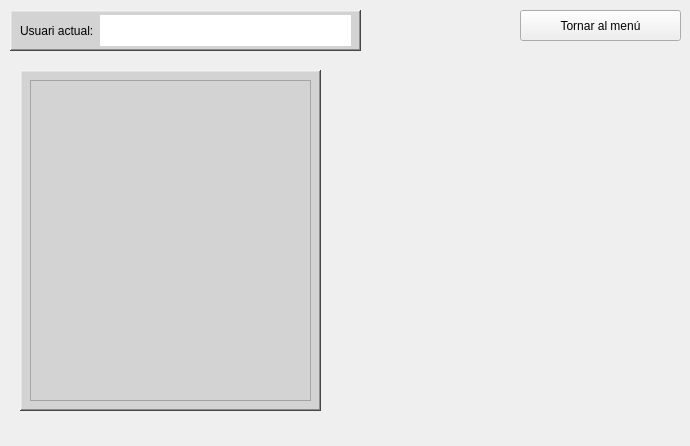
<?xml version="1.0" encoding="UTF-8"?>
<ui version="4.0">
 <class>Form</class>
 <widget class="QWidget" name="Form">
  <property name="geometry">
   <rect>
    <x>0</x>
    <y>0</y>
    <width>690</width>
    <height>446</height>
   </rect>
  </property>
  <property name="minimumSize">
   <size>
    <width>690</width>
    <height>446</height>
   </size>
  </property>
  <property name="maximumSize">
   <size>
    <width>690</width>
    <height>446</height>
   </size>
  </property>
  <property name="windowTitle">
   <string>Form</string>
  </property>
  <widget class="QFrame" name="userFrame">
   <property name="geometry">
    <rect>
     <x>10</x>
     <y>10</y>
     <width>351</width>
     <height>41</height>
    </rect>
   </property>
   <property name="styleSheet">
    <string notr="true">background-color: rgb(211, 211, 211);</string>
   </property>
   <property name="frameShape">
    <enum>QFrame::WinPanel</enum>
   </property>
   <property name="frameShadow">
    <enum>QFrame::Raised</enum>
   </property>
   <property name="lineWidth">
    <number>2</number>
   </property>
   <property name="midLineWidth">
    <number>0</number>
   </property>
   <widget class="QLabel" name="textUserLabel">
    <property name="geometry">
     <rect>
      <x>10</x>
      <y>10</y>
      <width>81</width>
      <height>21</height>
     </rect>
    </property>
    <property name="text">
     <string>Usuari actual:</string>
    </property>
   </widget>
   <widget class="QLabel" name="userLabel">
    <property name="geometry">
     <rect>
      <x>90</x>
      <y>5</y>
      <width>251</width>
      <height>31</height>
     </rect>
    </property>
    <property name="styleSheet">
     <string notr="true">background-color: rgb(255, 255, 255);
color: rgb(255, 0, 0);</string>
    </property>
    <property name="text">
     <string/>
    </property>
   </widget>
  </widget>
  <widget class="QPushButton" name="backButton">
   <property name="geometry">
    <rect>
     <x>520</x>
     <y>10</y>
     <width>161</width>
     <height>31</height>
    </rect>
   </property>
   <property name="text">
    <string>Tornar al menú</string>
   </property>
  </widget>
  <widget class="QFrame" name="frame">
   <property name="geometry">
    <rect>
     <x>20</x>
     <y>70</y>
     <width>301</width>
     <height>341</height>
    </rect>
   </property>
   <property name="styleSheet">
    <string notr="true">background-color: rgb(211, 211, 211);</string>
   </property>
   <property name="frameShape">
    <enum>QFrame::WinPanel</enum>
   </property>
   <property name="frameShadow">
    <enum>QFrame::Raised</enum>
   </property>
   <property name="lineWidth">
    <number>2</number>
   </property>
   <property name="midLineWidth">
    <number>0</number>
   </property>
   <widget class="QListView" name="classListView">
    <property name="geometry">
     <rect>
      <x>10</x>
      <y>10</y>
      <width>281</width>
      <height>321</height>
     </rect>
    </property>
   </widget>
  </widget>
 </widget>
 <resources/>
 <connections/>
</ui>
